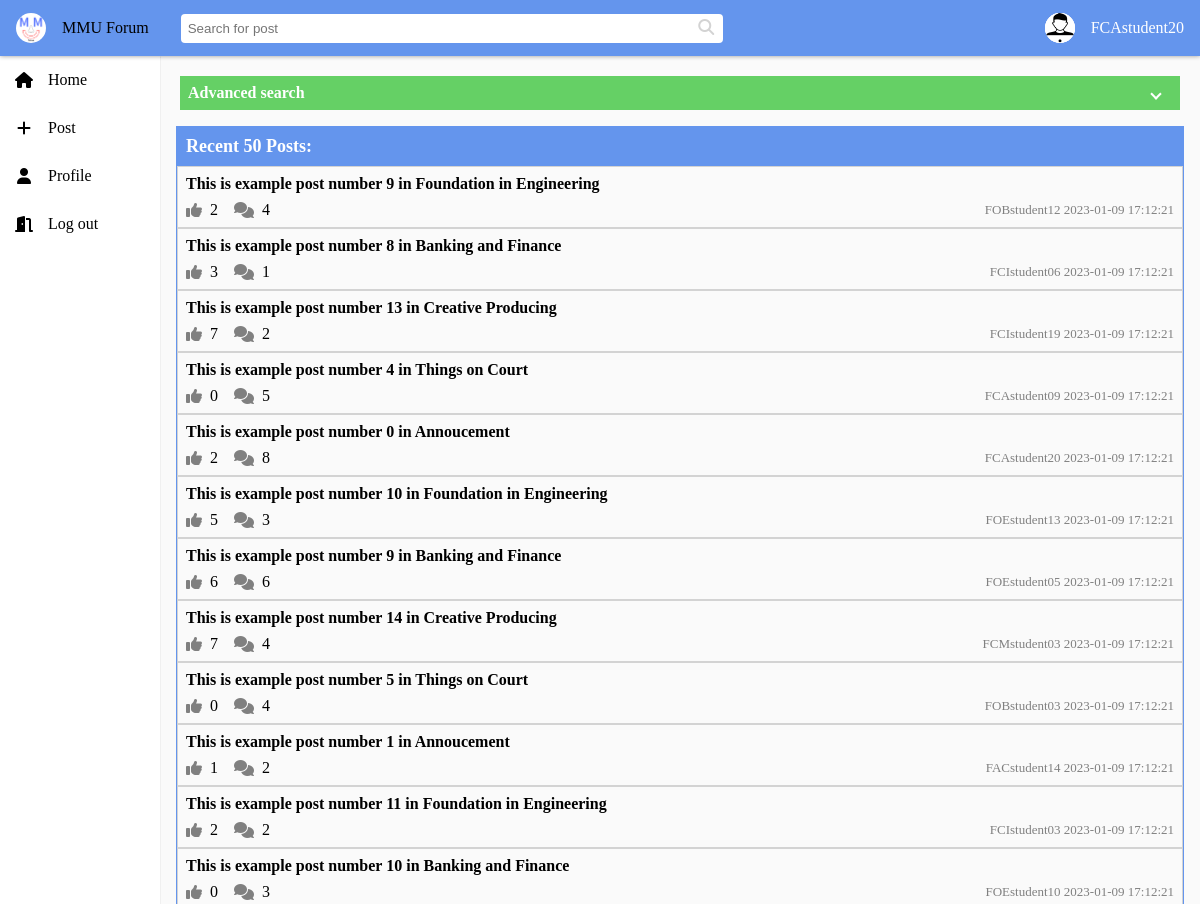
/post-list.php?type=recent (signed in, upper part), run on an earlier commit of the app's database.
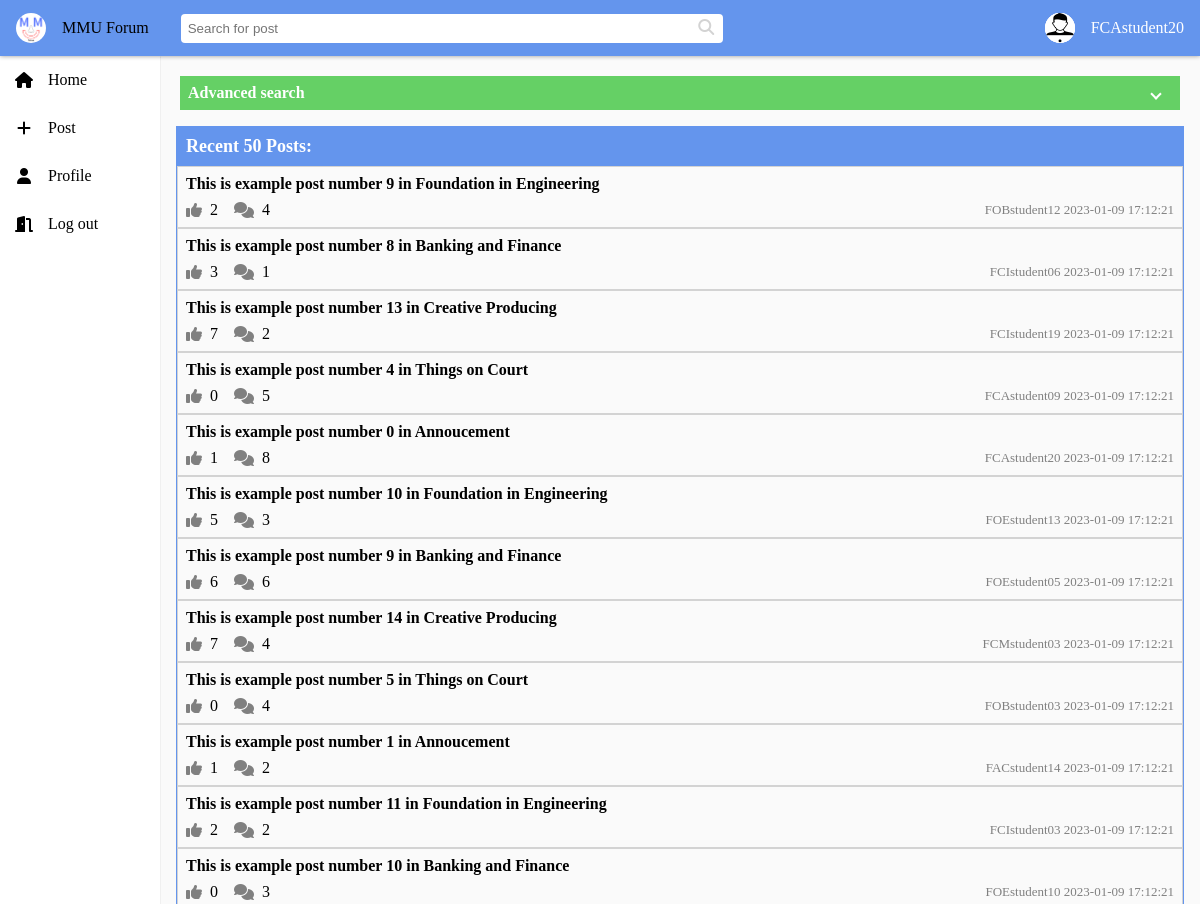
And on a later commit of the database.
### tables this page shows
CREATE TABLE `post` (
  `post_id` int(6) UNSIGNED NOT NULL,
  `author_id` int(6) UNSIGNED NOT NULL,
  `subcategory_id` int(6) UNSIGNED NOT NULL,
  `post_name` varchar(255) NOT NULL,
  `post_description` text NOT NULL,
  `image_name` varchar(255) DEFAULT NULL,
  `created_at` timestamp NOT NULL DEFAULT current_timestamp(),
  `modified_at` timestamp NOT NULL DEFAULT current_timestamp() ON UPDATE current_timestamp(),
  `number_of_comments` int(6) NOT NULL DEFAULT 0,
  `number_of_likes` int(6) NOT NULL DEFAULT 0
);

### components/advanced-search.php (the view, shortened to what the changed rows need)
<!DOCTYPE html>
<html lang="en">
<head>
    <link rel="stylesheet" href="css/advanced-search.css">
</head>
<body>
</body>
</html>

### post-list.php (shortened to what the changed rows need)
<!DOCTYPE html>
<html>
    <?php
        include 'includes/session.php';
        $errors = array();
        $posts = array();
        if(isset($_GET['type'])) {
            $type = $_GET['type'];
        } else {
            $type = null;
        }
        if(isset($_GET['id']) && ($type == 'category' || $type == 'subcategory') && !($type == 'advancedsearch')) {
            $id = $_GET['id'];
            if($_GET['type'] == 'category') {
                $query_to_get_name = "SELECT category_name FROM category WHERE category_id = ". $id . "";;
                $query_to_get_post_list = "SELECT `post_id`, `author_id`, `post_name`, `created_at`,
                            `number_of_comments`, `number_of_likes` FROM post
                            WHERE subcategory_id IN (SELECT `subcategory_id` FROM subcategory WHERE category_id = ". $id.");";
            }
            else if($_GET['type'] == 'subcategory') {
                $query_to_get_name = "SELECT subcategory_name FROM subcategory WHERE subcategory_id = ". $id . "";;
                $query_to_get_post_list = "SELECT `post_id`, `author_id`, `post_name`, `created_at`,
                            `number_of_comments`, `number_of_likes` FROM post
                            WHERE `subcategory_id` = " . $id . ";";
            }
            $name_data = mysqli_query($conn, $query_to_get_name);
            if(mysqli_num_rows($name_data) == 0 || !$name_data) {
                array_push($errors, "No such category or subcategory");
            } else {
                $data_row = mysqli_fetch_assoc($name_data);
                if($_GET['type'] == 'category') {
                    $parentTitle = $data_row['category_name'] ;
                } else if ($_GET['type'] == 'subcategory') {
                    $parentTitle = $data_row['subcategory_name'];
                }
                $title = "All posts in ". $parentTitle . ":";
            }
        }
        else if (isset($user) && $type == 'bookmark') {
            $query_to_get_post_list = "SELECT `post_id`, `author_id`, `post_name`, `created_at`,
                `number_of_comments`, `number_of_likes` FROM post WHERE post_id IN (SELECT `post_id` FROM bookmark
                WHERE user_id = ". $user['user_id']. ");";
            $title = "Your bookmark:";
        }
        else if ($type == 'recent') {
            $recents_number = 50;
            $query_to_get_post_list = "SELECT * FROM post ORDER BY created_at DESC LIMIT $recents_number;";
        }
        if(isset($query_to_get_post_list)) {
            $post_list_result = mysqli_query($conn, $query_to_get_post_list);
            if(!$post_list_result) {
                array_push($errors, "The post list for this query is empty or query is wrong");
            } else {
                while($row = mysqli_fetch_assoc($post_list_result)) {
                    $query_to_get_author_name = "SELECT username FROM user WHERE user_id = " . $row['author_id'] . ";";
                    $author_name_data = mysqli_query($conn, $query_to_get_author_name);
                    $user_row = mysqli_fetch_assoc($author_name_data);
                    $author_name = $user_row['username'];
                    $posts[] = array(
                        $row['post_id'], $row['post_name'], $row['number_of_likes'], $row['number_of_comments'],
                        $author_name, $row['created_at'], false);
                }
            }
        } else {
            $title = "No result!";
            array_push($errors, "Error, there is no such type to be passed into post-list!");
        }
    ?>
    <head>
        <link rel="stylesheet" href="css/reset.css" />
        <link rel="stylesheet" href="css/global.css" />
    </head>
    <body>
        <?php include "components/header.php" ?>
        <?php include "components/sidebar.php" ?>
        <?php include "components/advanced-search.php" ?>
        <div class="page-container">
            <div class="post-list">
                <?php
                    if (count($posts) === 0)
                        include 'components/placeholder.php';
                    else
                        foreach($posts as $item){
                            $post_item_href = "post-details.php?id=".$item[0];
                            $post_item_title = $item[1];
                            $post_item_noOfLikes = $item[2];
                            $post_item_noOfComments = $item[3];
                            $post_item_author = $item[4];
                            $post_item_createdAt = $item[5];
                            include "components/post-item.php";
                        }
                ?>
            </div>
        </div>
    </body>
</html>

### components/post-item.php (shortened to what the changed rows need)
<!DOCTYPE html>
<html>
    <?php
        $post_item_id = $post_item_id ?? "";
        $post_item_type = $post_item_type ?? "post";
        $post_item_title = $post_item_title ?? "&nbsp";
        $post_item_href = $post_item_href ?? "";
        $post_item_noOfLikes = $post_item_noOfLikes ?? 0;
        $post_item_noOfComments = $post_item_noOfComments ?? 0;
        $post_item_author = $post_item_author ?? "";
        $post_item_createdAt = $post_item_createdAt ?? "";
    ?>
    <head>
        <link rel="stylesheet" href="css/global.css" />
    </head>
    <body>
        <div class="post-item" onclick="location.href = '<?php echo $post_item_href; ?>';">
            <p class="list-item-title"><?php echo $post_item_title; ?></p>
            <div class="list-item-subtitle">
                <?php
                    if ($post_item_type === "subcategory")
                        echo '<a class="post-action"><span class="post-action-icon fas fa-list"></span> '.$post_item_noOfPosts.'</a>';
                    else
                        echo '<a class="post-action"><span class="post-action-icon fas fa-thumbs-up"></span> '.$post_item_noOfLikes.'</a>';
                ?>
                <a class="post-action"><span class="post-action-icon fas fa-comments"></span> <?php echo $post_item_noOfComments; ?></a>
                <?php
                    if (isset($admin))
                        echo '
                            <script>
                                function onDelete() {
                                    event.stopPropagation();
                                    if (window.confirm("Are you sure to delete post id: '. $post_item_id .'?"))
                                        location.href = "delete-post.php?id='.$post_item_id.'";
                                }
                            </script>
                            <a href="edit-form.php?id='.$post_item_id.'" onclick="event.stopPropagation()"><span class="post-action-icon fas fa-pen"></span></a>
                            <a onclick="onDelete()"><span class="post-action-icon fas fa-trash"></span></a>';
                    else if ($post_item_type === "post")
                        echo '<div style="color: gray; font-size: small;">'.$post_item_author.' '.$post_item_createdAt.'</div>';
                ?>
            </div>
        </div>
    </body>
</html>

What changed in the data, as far as the page shows it:
changed post (number 5 of 12 on the later page): post_item_noOfLikes "2" → "1"
